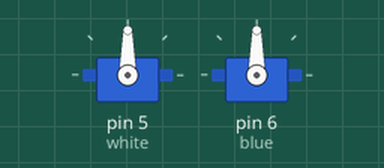
Recording of a sketch running on a simulated Arduino Uno, built with avr-gcc and run on an emulated ATmega328P. On the bench: 2 × servo.

Above: at 0.1 s.
At 0.6 s:
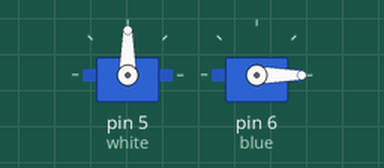
Timing chart, 0 to 2.1 s (numbered marks = the images above):
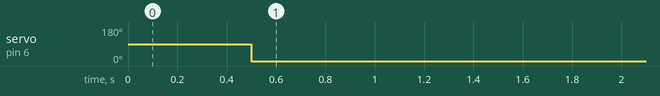

Measured:
- by itself, servo on pin 6 (blue): 90° → 0° at 0.50 s

The sketch:

ensure.ino
```cpp
/*
**預設吸滿下潛，空的上浮，雖然不一定
下潛多久需要的時間,在水下待多久,控制深度,吸滿所需時間
sinkSec,underWaterSec,controlSec,defaultSec
*/
#include<SoftwareSerial.h>
#include<string.h>
#include<Servo.h>

Servo white;              //油門信號
Servo blue;               //控制馬達
SoftwareSerial BT(10,11); //HC05
String  Fullcmd="";           //儲存命令
long int Timer=0;     //計算時間

String getValue(String,char,int); //分割命令

void setup() {
  Serial.begin(19200);  //Serial測試
  BT.begin(9600);
  white.attach(5);
  blue.attach(6);

  blue.write(90);       //先預設馬達停止

  delay(500);
}
void loop() {
  blue.write(0);
  delay(20*1000);
/*
  blue.write(90);
  delay(200);

  blue.write(180);
  delay(22*1000);

  blue.write(90);
  delay(5000);
  */
}

String getValue(String data, char separator, int index) { //分割命令
    long int found = 0;
    long int strIndex[] = { 0, -1 };
    long int maxIndex = data.length() - 1;
    for (int i = 0; i <= maxIndex && found <= index; i++) {
        if (data.charAt(i) == separator || i == maxIndex) {
            found++;
            strIndex[0] = strIndex[1] + 1;
            strIndex[1] = (i == maxIndex) ? i+1 : i;
        }
    }
    return found > index ? data.substring(strIndex[0], strIndex[1]) : "";
}
```
